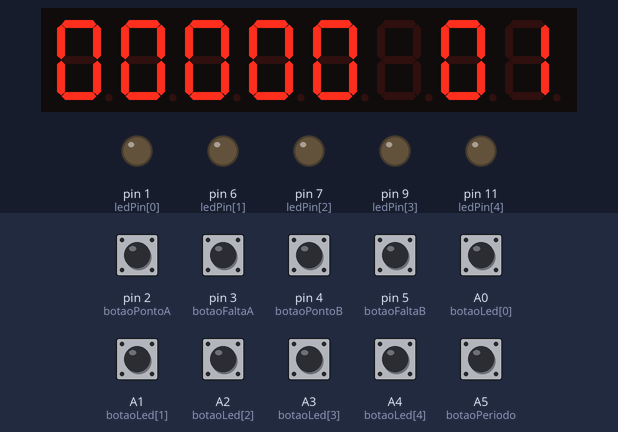
Bench run of a sketch on a simulated Arduino Uno, built with avr-gcc and run on an emulated ATmega328P. On the bench: 8-digit seven-segment display, output pins drawn as LEDs (lit = HIGH). Wiring (from diagram.json): 11 × shift register (74HC595): data pin 8; shift clock pin 12; latch pin 10; 8-digit 7-segment display, segments lit when HIGH: segments Q0, Q1, Q2, Q3, Q4, Q5, Q6, Q8, Q9, Q10, Q11, Q12, Q13, Q14, Q16, Q17, Q18, Q19, Q20, Q21, Q22, Q24, Q25, Q26, Q27, Q28, Q29, Q30, Q32, Q33, Q34, Q35, Q36, Q37, Q38, Q80, Q81, Q82, Q83, Q84, Q85, Q86, Q40, Q41, Q42, Q43, Q44, Q45, Q46, Q48, Q49, Q50, Q51, Q52, Q53, Q54. Inputs (shaded band) come from the test bench; at power-on: A0 (botaoLed[0]), A1 (botaoLed[1]), A2 (botaoLed[2]), A3 (botaoLed[3]), A4 (botaoLed[4]), A5 (botaoPeriodo), pin 2 (botaoPontoA), pin 3 (botaoFaltaA), pin 4 (botaoPontoB), pin 5 (botaoFaltaB) HIGH. The segment pins are drawn as the display they are named for; pins used as bus, display or sensor lines are not drawn.

Above: at 1.2 s.
1.3 s: A0 (botaoLed[0]) pulled LOW for 0.15 s
At 2.8 s:
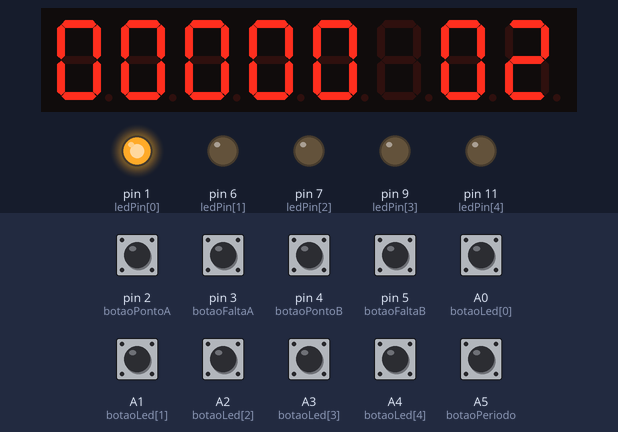
4.4 s: A1 (botaoLed[1]) pulled LOW for 0.15 s
At 5.8 s:
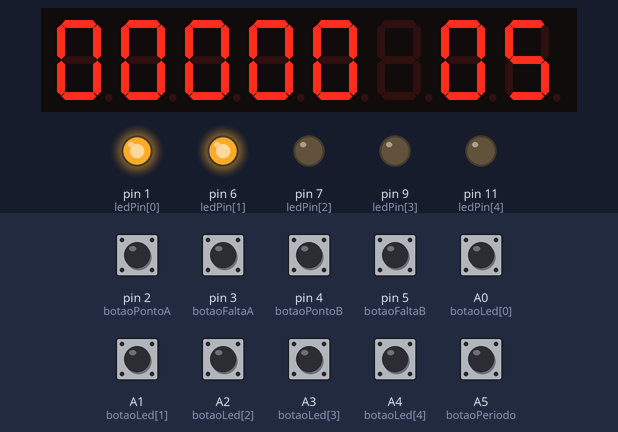
7.5 s: A2 (botaoLed[2]) pulled LOW for 0.15 s
At 8.7 s:
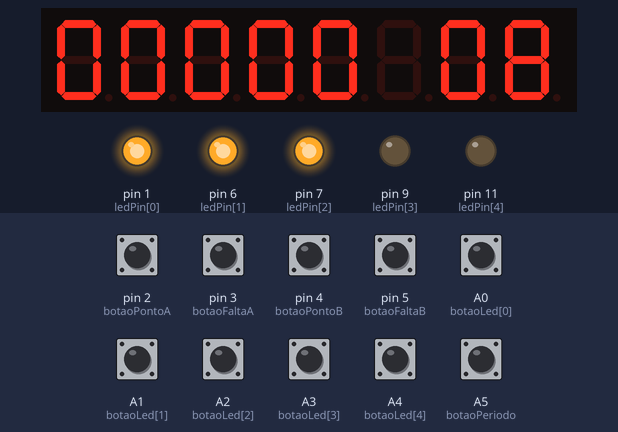
10.6 s: A3 (botaoLed[3]) pulled LOW for 0.15 s
At 11.8 s:
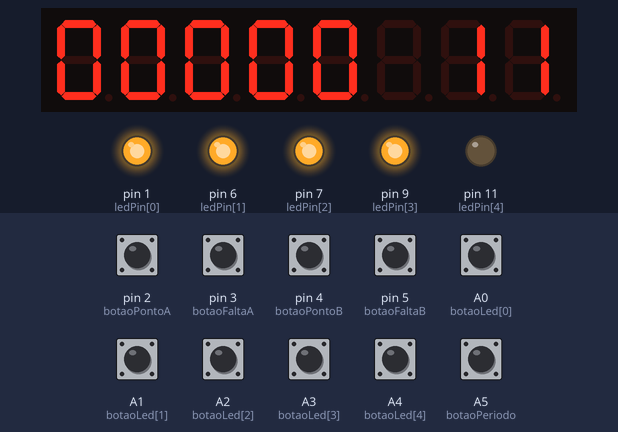
13.7 s: A4 (botaoLed[4]) pulled LOW for 0.15 s
At 14.6 s:
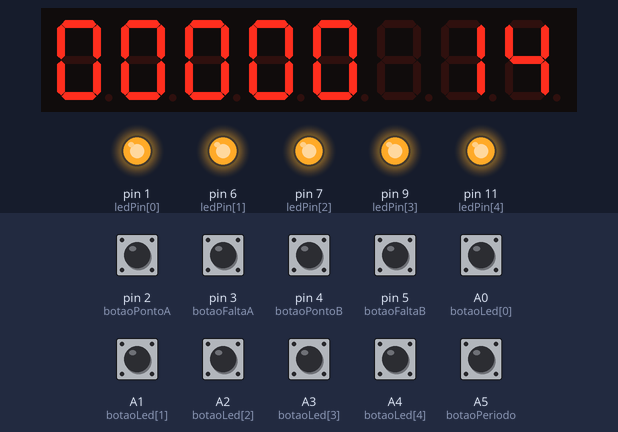
16.8 s: A0 (botaoLed[0]) pulled LOW for 1 s
At 17.8 s:
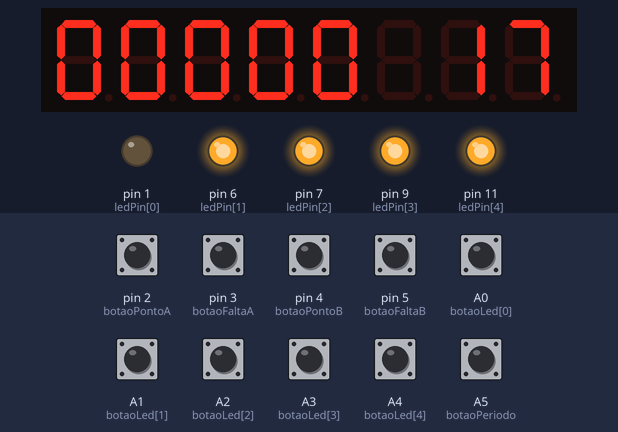
Timing chart, 0 to 19.8 s (numbered marks = the images above; inputs shaded):
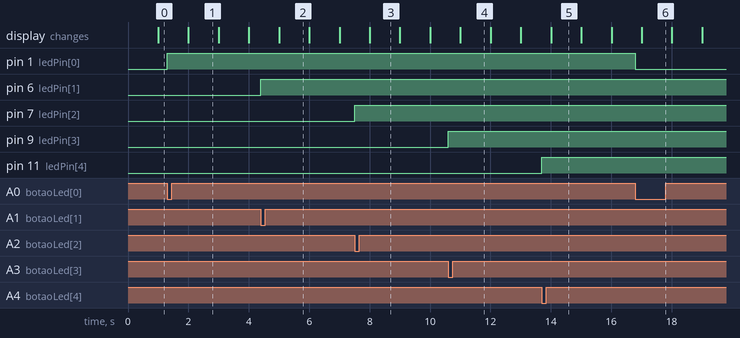

The sketch:

sketch.ino
```cpp
const int botaoLed[5] = {A0, A1, A2, A3, A4};
const int ledPin[5] = {1, 6, 7, 9, 11};
bool estadoLed[5] = {false, false, false, false, false};
bool estadoAnterior[5] = {true, true, true, true, true};

// Pinos do registrador
const int DS   = 8;  // data
const int SHCP = 12; // clock
const int STCP = 10; // latch

// Botões do placar
const int botaoPontoA  = 2;
const int botaoFaltaA  = 3;
const int botaoPontoB  = 4;
const int botaoFaltaB  = 5;
const int botaoPeriodo = A5; // novo botão

int pontosA = 0, pontosB = 0, faltasA = 0, faltasB = 0;
int segundos = 0, minutos = 0;
int periodo = 0; // novo período

unsigned long ultimoTempo = 0;

bool ultimoEstadoPontoA  = HIGH;
bool ultimoEstadoFaltaA  = HIGH;
bool ultimoEstadoPontoB  = HIGH;
bool ultimoEstadoFaltaB  = HIGH;
bool ultimoEstadoPeriodo = HIGH;

const byte segmentos[10] = {
  B00111111, // 0
  B00000110, // 1
  B01011011, // 2
  B01001111, // 3
  B01100110, // 4
  B01101101, // 5
  B01111101, // 6
  B00000111, // 7
  B01111111, // 8
  B01101111  // 9
};

void setup() {
  for (int i = 0; i < 5; i++) {
    pinMode(ledPin[i], OUTPUT);
    pinMode(botaoLed[i], INPUT_PULLUP);
    digitalWrite(ledPin[i], LOW);
  }

  pinMode(botaoPontoA,  INPUT_PULLUP);
  pinMode(botaoFaltaA,  INPUT_PULLUP);
  pinMode(botaoPontoB,  INPUT_PULLUP);
  pinMode(botaoFaltaB,  INPUT_PULLUP);
  pinMode(botaoPeriodo, INPUT_PULLUP);
  pinMode(DS, OUTPUT);
  pinMode(SHCP, OUTPUT);
  pinMode(STCP, OUTPUT);
}

void loop() {
  for (int i = 0; i < 5; i++) {
    bool leitura = digitalRead(botaoLed[i]);
    if (leitura == LOW && estadoAnterior[i] == HIGH) {
      estadoLed[i] = !estadoLed[i];
      digitalWrite(ledPin[i], estadoLed[i] ? HIGH : LOW);
      delay(200);
    }
    estadoAnterior[i] = leitura;
  }

  checarBotoes();
  atualizarTempo();
  atualizarDisplays();
}

void atualizarTempo() {
  if (millis() - ultimoTempo >= 1000) {
    ultimoTempo = millis();
    segundos++;
    if (segundos >= 60) {
      segundos = 0;
      minutos++;
      if (minutos >= 45) {
        minutos = 0;
      }
    }
  }
}

void checarBotoes() {
  bool estadoAtualPontoA  = digitalRead(botaoPontoA);
  bool estadoAtualFaltaA  = digitalRead(botaoFaltaA);
  bool estadoAtualPontoB  = digitalRead(botaoPontoB);
  bool estadoAtualFaltaB  = digitalRead(botaoFaltaB);
  bool estadoAtualPeriodo = digitalRead(botaoPeriodo); // novo botão

  if (estadoAtualPontoA == LOW && ultimoEstadoPontoA == HIGH) {
    pontosA++;
    if (pontosA > 99) pontosA = 0;
    delay(200);
  }

  if (estadoAtualFaltaA == LOW && ultimoEstadoFaltaA == HIGH) {
    faltasA++;
    if (faltasA > 9) faltasA = 0;
    delay(200);
  }

  if (estadoAtualPontoB == LOW && ultimoEstadoPontoB == HIGH) {
    pontosB++;
    if (pontosB > 99) pontosB = 0;
    delay(200);
  }

  if (estadoAtualFaltaB == LOW && ultimoEstadoFaltaB == HIGH) {
    faltasB++;
    if (faltasB > 9) faltasB = 0;
    delay(200);
  }

  if (estadoAtualPeriodo == LOW && ultimoEstadoPeriodo == HIGH) {
    periodo++;
    if (periodo > 9) periodo = 0;
    delay(200);
  }

  ultimoEstadoPontoA  = estadoAtualPontoA;
  ultimoEstadoFaltaA  = estadoAtualFaltaA;
  ultimoEstadoPontoB  = estadoAtualPontoB;
  ultimoEstadoFaltaB  = estadoAtualFaltaB;
  ultimoEstadoPeriodo = estadoAtualPeriodo;
}

void atualizarDisplays() {
  byte valores[11];

  valores[0]  = pontosA / 10;
  valores[1]  = pontosA % 10;
  valores[2]  = faltasA % 10;
  valores[3]  = minutos / 10;
  valores[4]  = minutos % 10;
  valores[5]  = segundos / 10;
  valores[6]  = segundos % 10;
  valores[7]  = faltasB % 10;
  valores[8]  = pontosB / 10;
  valores[9]  = pontosB % 10;
  valores[10] = periodo % 10; // novo display

  digitalWrite(STCP, LOW);
  for (int i = 10; i >= 0; i--) {
    shiftOut(DS, SHCP, MSBFIRST, segmentos[valores[i]]);
  }
  digitalWrite(STCP, HIGH);
}
```

Measured:
- after the input at 1.3 s, pin 1 (ledPin[0]): LOW → HIGH at once
- after the input at 4.4 s, pin 6 (ledPin[1]): LOW → HIGH at once
- after the input at 7.5 s, pin 7 (ledPin[2]): LOW → HIGH at once
- after the input at 10.6 s, pin 9 (ledPin[3]): LOW → HIGH at once
- after the input at 13.7 s, pin 11 (ledPin[4]): LOW → HIGH at once
- after the input at 16.8 s, pin 1 (ledPin[0]): HIGH → LOW at once
- what the display in image 4 shows lasts 1.0 s, from 11.0 s to 12.0 s
